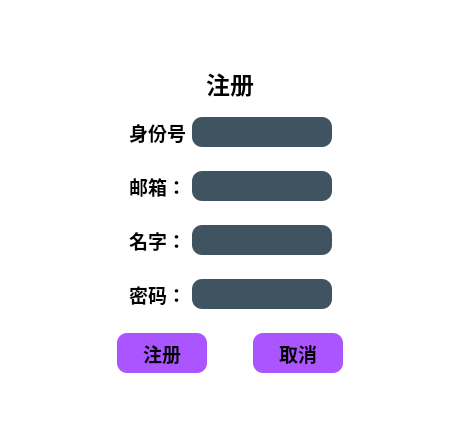
<?xml version="1.0" encoding="UTF-8"?>
<ui version="4.0">
 <class>Register</class>
 <widget class="QDialog" name="Register">
  <property name="geometry">
   <rect>
    <x>0</x>
    <y>0</y>
    <width>460</width>
    <height>424</height>
   </rect>
  </property>
  <property name="windowTitle">
   <string>Dialog</string>
  </property>
  <property name="styleSheet">
   <string notr="true">/* 设置 QMainWindow 的背景和字体 */
QDialog{
    background: rgb(255, 255, 255); /* 背景色为白色 */
    font-size: 15px; /* 设置字体大小 */
    font-family: &quot;MingLiU-ExtB&quot;, &quot;Arial&quot;, sans-serif; /* 设置字体，确保平台支持 */
background-image: url(:/new/prefix1/Far Cry 5 Josephs Word View.png);
 background-size: cover; /* 背景图像按比例缩放并填充容器 */
    background-position: center; /* 背景图像居中显示 */
    background-repeat: no-repeat; /* 不重复背景 */
}

/* 设置 QFrame 背景图片 */
QFrame {
    border: solid 10px rgba(0, 0, 0, 1); /* 黑色实线边框，宽度为 10px */
    background-image: url(:/new/prefix1/Far Cry 5 Josephs Word View.png); /* 背景图片 */
    background-repeat: no-repeat; /* 不重复 */
    background-position: center; /* 居中显示背景图片 */
}

/* 设置 QLineEdit 样式 */
QLineEdit {
    color: #8d98a1; /* 输入文本的颜色 */
    background-color: #405361; /* 输入框背景色 */
    font-size: 16px; /* 字体大小 */
    border-style: outset; /* 外凸边框样式 */
    border-radius: 10px; /* 圆角边框 */
    font-family: &quot;MingLiU-ExtB&quot;, &quot;Arial&quot;, sans-serif; /* 设置字体 */
}

/* 设置 QPushButton 样式 */
QPushButton {
    background: rgb(170, 85, 255); /* 按钮背景色 */
    border-style: outset; /* 外凸边框样式 */
    border-radius: 10px; /* 圆角边框 */
    font-family: &quot;MingLiU-ExtB&quot;, &quot;Arial&quot;, sans-serif; /* 设置字体 */
}

/* 设置 QPushButton 按下时的样式 */
QPushButton:pressed {
    background-color: rgb(0, 170, 255); /* 按钮按下时背景颜色 */
    border-style: inset; /* 按钮按下时边框样式 */
    font-family: &quot;MingLiU-ExtB&quot;, &quot;Arial&quot;, sans-serif; /* 设置字体 */
}

/* 设置 QCheckBox 样式 */
QCheckBox {
    background: rgba(85, 170, 255, 0); /* 背景透明 */
    color: white; /* 文字颜色 */
    font-family: &quot;MingLiU-ExtB&quot;, &quot;Arial&quot;, sans-serif; /* 设置字体 */
}

/* 设置 QLabel 样式 */
QLabel {
    background: rgba(85, 170, 255, 0); /* 背景透明 */
    
}
</string>
  </property>
  <layout class="QVBoxLayout" name="verticalLayout_2">
   <item>
    <widget class="QWidget" name="widget" native="true">
     <layout class="QVBoxLayout" name="verticalLayout">
      <item>
       <spacer name="verticalSpacer">
        <property name="orientation">
         <enum>Qt::Orientation::Vertical</enum>
        </property>
        <property name="sizeType">
         <enum>QSizePolicy::Policy::Expanding</enum>
        </property>
        <property name="sizeHint" stdset="0">
         <size>
          <width>20</width>
          <height>40</height>
         </size>
        </property>
       </spacer>
      </item>
     </layout>
    </widget>
   </item>
   <item>
    <widget class="QLabel" name="Label">
     <property name="font">
      <font>
       <family>微软雅黑</family>
       <pointsize>18</pointsize>
       <bold>true</bold>
      </font>
     </property>
     <property name="midLineWidth">
      <number>0</number>
     </property>
     <property name="text">
      <string>注册</string>
     </property>
     <property name="alignment">
      <set>Qt::AlignmentFlag::AlignCenter</set>
     </property>
    </widget>
   </item>
   <item>
    <widget class="QWidget" name="widget_6" native="true">
     <layout class="QHBoxLayout" name="horizontalLayout_5">
      <item>
       <spacer name="horizontalSpacer_10">
        <property name="orientation">
         <enum>Qt::Orientation::Horizontal</enum>
        </property>
        <property name="sizeHint" stdset="0">
         <size>
          <width>40</width>
          <height>20</height>
         </size>
        </property>
       </spacer>
      </item>
      <item>
       <widget class="QLabel" name="label_2">
        <property name="font">
         <font>
          <family>微软雅黑</family>
          <pointsize>14</pointsize>
          <bold>true</bold>
         </font>
        </property>
        <property name="text">
         <string>身份号</string>
        </property>
       </widget>
      </item>
      <item>
       <widget class="QLineEdit" name="Id_card">
        <property name="minimumSize">
         <size>
          <width>0</width>
          <height>30</height>
         </size>
        </property>
       </widget>
      </item>
      <item>
       <spacer name="horizontalSpacer_11">
        <property name="orientation">
         <enum>Qt::Orientation::Horizontal</enum>
        </property>
        <property name="sizeHint" stdset="0">
         <size>
          <width>40</width>
          <height>20</height>
         </size>
        </property>
       </spacer>
      </item>
     </layout>
    </widget>
   </item>
   <item>
    <widget class="QWidget" name="widget_3" native="true">
     <layout class="QHBoxLayout" name="horizontalLayout_3">
      <item>
       <spacer name="horizontalSpacer">
        <property name="orientation">
         <enum>Qt::Orientation::Horizontal</enum>
        </property>
        <property name="sizeHint" stdset="0">
         <size>
          <width>40</width>
          <height>20</height>
         </size>
        </property>
       </spacer>
      </item>
      <item>
       <widget class="QLabel" name="label">
        <property name="minimumSize">
         <size>
          <width>40</width>
          <height>30</height>
         </size>
        </property>
        <property name="font">
         <font>
          <family>微软雅黑</family>
          <pointsize>14</pointsize>
          <bold>true</bold>
         </font>
        </property>
        <property name="text">
         <string>邮箱：</string>
        </property>
        <property name="alignment">
         <set>Qt::AlignmentFlag::AlignCenter</set>
        </property>
       </widget>
      </item>
      <item>
       <widget class="QLineEdit" name="Email">
        <property name="minimumSize">
         <size>
          <width>100</width>
          <height>30</height>
         </size>
        </property>
        <property name="frame">
         <bool>false</bool>
        </property>
        <property name="cursorMoveStyle">
         <enum>Qt::CursorMoveStyle::LogicalMoveStyle</enum>
        </property>
       </widget>
      </item>
      <item>
       <spacer name="horizontalSpacer_2">
        <property name="orientation">
         <enum>Qt::Orientation::Horizontal</enum>
        </property>
        <property name="sizeHint" stdset="0">
         <size>
          <width>40</width>
          <height>20</height>
         </size>
        </property>
       </spacer>
      </item>
     </layout>
    </widget>
   </item>
   <item>
    <widget class="QWidget" name="widget_4" native="true">
     <layout class="QHBoxLayout" name="horizontalLayout_4">
      <item>
       <spacer name="horizontalSpacer_3">
        <property name="orientation">
         <enum>Qt::Orientation::Horizontal</enum>
        </property>
        <property name="sizeType">
         <enum>QSizePolicy::Policy::Expanding</enum>
        </property>
        <property name="sizeHint" stdset="0">
         <size>
          <width>40</width>
          <height>20</height>
         </size>
        </property>
       </spacer>
      </item>
      <item>
       <widget class="QLabel" name="label_4">
        <property name="font">
         <font>
          <family>微软雅黑</family>
          <pointsize>14</pointsize>
          <bold>true</bold>
         </font>
        </property>
        <property name="text">
         <string>名字：</string>
        </property>
        <property name="alignment">
         <set>Qt::AlignmentFlag::AlignCenter</set>
        </property>
       </widget>
      </item>
      <item>
       <widget class="QLineEdit" name="Username">
        <property name="minimumSize">
         <size>
          <width>0</width>
          <height>30</height>
         </size>
        </property>
       </widget>
      </item>
      <item>
       <spacer name="horizontalSpacer_4">
        <property name="orientation">
         <enum>Qt::Orientation::Horizontal</enum>
        </property>
        <property name="sizeHint" stdset="0">
         <size>
          <width>40</width>
          <height>20</height>
         </size>
        </property>
       </spacer>
      </item>
     </layout>
    </widget>
   </item>
   <item>
    <widget class="QWidget" name="widget_5" native="true">
     <layout class="QHBoxLayout" name="horizontalLayout">
      <item>
       <spacer name="horizontalSpacer_5">
        <property name="orientation">
         <enum>Qt::Orientation::Horizontal</enum>
        </property>
        <property name="sizeHint" stdset="0">
         <size>
          <width>40</width>
          <height>20</height>
         </size>
        </property>
       </spacer>
      </item>
      <item>
       <widget class="QLabel" name="label_3">
        <property name="minimumSize">
         <size>
          <width>45</width>
          <height>0</height>
         </size>
        </property>
        <property name="font">
         <font>
          <family>微软雅黑</family>
          <pointsize>14</pointsize>
          <bold>true</bold>
         </font>
        </property>
        <property name="text">
         <string>密码：</string>
        </property>
        <property name="alignment">
         <set>Qt::AlignmentFlag::AlignCenter</set>
        </property>
       </widget>
      </item>
      <item>
       <widget class="QLineEdit" name="Passwords">
        <property name="minimumSize">
         <size>
          <width>0</width>
          <height>30</height>
         </size>
        </property>
       </widget>
      </item>
      <item>
       <spacer name="horizontalSpacer_6">
        <property name="orientation">
         <enum>Qt::Orientation::Horizontal</enum>
        </property>
        <property name="sizeHint" stdset="0">
         <size>
          <width>40</width>
          <height>20</height>
         </size>
        </property>
       </spacer>
      </item>
     </layout>
    </widget>
   </item>
   <item>
    <widget class="QWidget" name="widget_2" native="true">
     <layout class="QHBoxLayout" name="horizontalLayout_2">
      <item>
       <spacer name="horizontalSpacer_7">
        <property name="orientation">
         <enum>Qt::Orientation::Horizontal</enum>
        </property>
        <property name="sizeHint" stdset="0">
         <size>
          <width>40</width>
          <height>20</height>
         </size>
        </property>
       </spacer>
      </item>
      <item>
       <widget class="QPushButton" name="pushButton">
        <property name="minimumSize">
         <size>
          <width>90</width>
          <height>40</height>
         </size>
        </property>
        <property name="font">
         <font>
          <family>MingLiU-ExtB</family>
          <pointsize>14</pointsize>
          <bold>true</bold>
         </font>
        </property>
        <property name="text">
         <string>注册</string>
        </property>
       </widget>
      </item>
      <item>
       <spacer name="horizontalSpacer_9">
        <property name="orientation">
         <enum>Qt::Orientation::Horizontal</enum>
        </property>
        <property name="sizeType">
         <enum>QSizePolicy::Policy::Fixed</enum>
        </property>
        <property name="sizeHint" stdset="0">
         <size>
          <width>40</width>
          <height>20</height>
         </size>
        </property>
       </spacer>
      </item>
      <item>
       <widget class="QPushButton" name="pushButton_2">
        <property name="sizePolicy">
         <sizepolicy hsizetype="Minimum" vsizetype="Fixed">
          <horstretch>0</horstretch>
          <verstretch>0</verstretch>
         </sizepolicy>
        </property>
        <property name="minimumSize">
         <size>
          <width>90</width>
          <height>40</height>
         </size>
        </property>
        <property name="font">
         <font>
          <family>MingLiU-ExtB</family>
          <pointsize>14</pointsize>
          <bold>true</bold>
         </font>
        </property>
        <property name="text">
         <string>取消</string>
        </property>
       </widget>
      </item>
      <item>
       <spacer name="horizontalSpacer_8">
        <property name="orientation">
         <enum>Qt::Orientation::Horizontal</enum>
        </property>
        <property name="sizeHint" stdset="0">
         <size>
          <width>40</width>
          <height>20</height>
         </size>
        </property>
       </spacer>
      </item>
     </layout>
    </widget>
   </item>
   <item>
    <spacer name="verticalSpacer_2">
     <property name="orientation">
      <enum>Qt::Orientation::Vertical</enum>
     </property>
     <property name="sizeHint" stdset="0">
      <size>
       <width>20</width>
       <height>40</height>
      </size>
     </property>
    </spacer>
   </item>
  </layout>
 </widget>
 <resources/>
 <connections/>
</ui>
